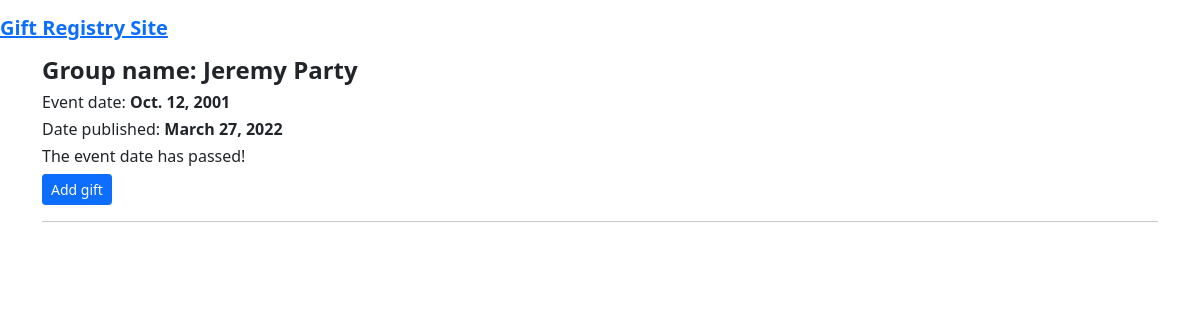
The app's page /view-group/jeremy-party/ with its own data.
### gift_registry/models.py (models this page shows, shortened)
class Group(models.Model):
    event_name = models.CharField(max_length=50)
    event_date = models.DateField()
    join_code = models.CharField(max_length=15)
    pub_date = models.DateField(auto_now_add=True)
    slug = models.SlugField(unique=True, null=False)

### gift_registry/views.py (the view)
# urls.py: path('view-group/<slug:slug>/', views.group_detail, name='group_detail'),
def group_detail(request, slug):
    group = Group.objects.get(slug=slug)
    days_left = group.event_date - date.today()
    if days_left.days < 0:
        time_left = "The event date has passed!"
    elif days_left.days == 0:
        time_left = "Today's the day!"
    else:
        time_left = f"{days_left.days} days left til the event!"
    gifts = Gift.objects.filter(group=group)
    context = {
        'group':group,
        'time_left':time_left,
        'gifts':gifts,
        'slug':slug
    }
    return render(request, 'gift_registry/group_detail.html',context)

### gift_registry/templates/gift_registry/group_detail.html (shortened to what this page needs)
{% extends 'base.html' %}
{% block content %}
<h4><strong>Group name: {{ group.event_name }}</strong></h4>
<h6>Event date: <strong>{{ group.event_date}}</strong></h6>
<h6>Date published: <strong>{{ group.pub_date}}</strong></h6>
<h6>{{time_left}}</h6>
<a class="btn btn-primary btn-sm" href="{% url 'add_gift' slug %}">Add gift</a>
<hr>
{% endblock %}

### records on screen
Group: event_name "Jeremy Party", event_date "Oct. 12, 2001", pub_date "March 27, 2022"

### other values on screen
{{ time_left }} "The event date has passed!"
